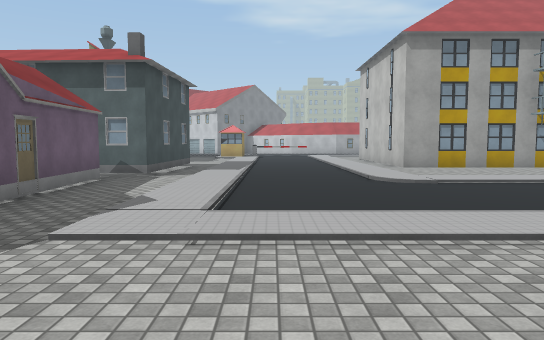
[1] (above)

24 first-person views from a walk through a Unity game level. The camera is 1.5 m above the floor, tilts 4° down and sees 70° across. The floor is counted in squares, 2 m on a side. Each view is taken from the middle of a square. On the plan, view 1 faces up. The plan holds only what a view shows up to about 12 squares ahead; the rest is blank. The place goes on beyond the plan. Some surface patterns are stand-ins.

[2]
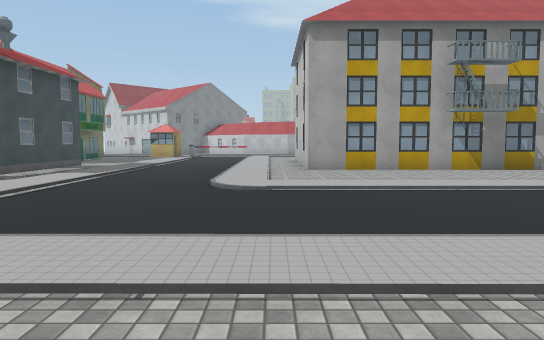

[3]
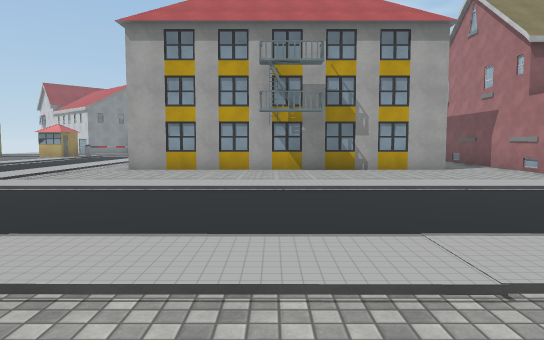

[4]
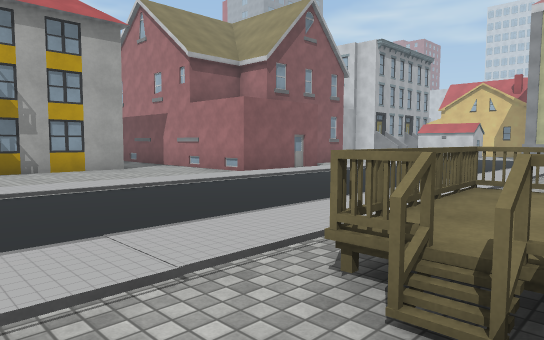

[5]
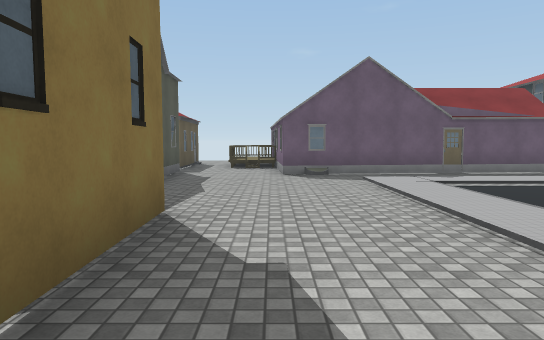

[6]
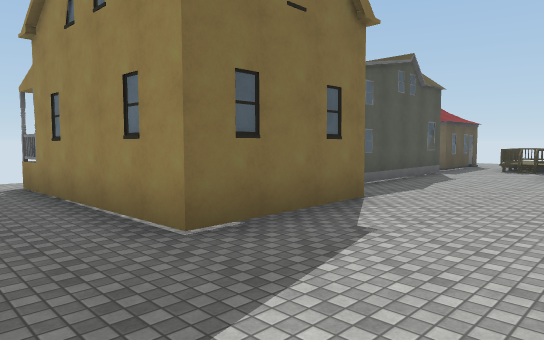

[7]
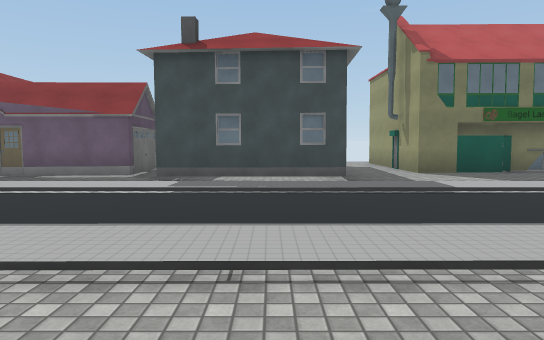

[8]
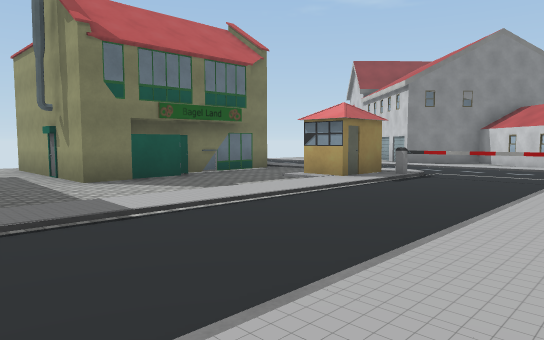

[9]
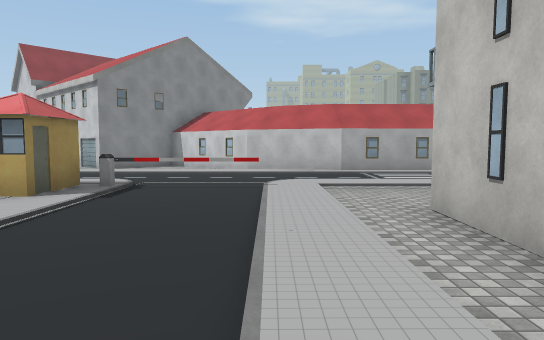

[10]
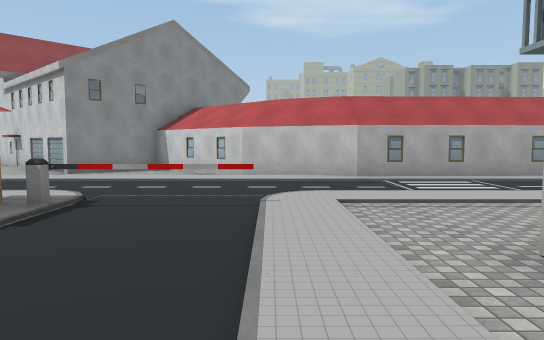

[11]
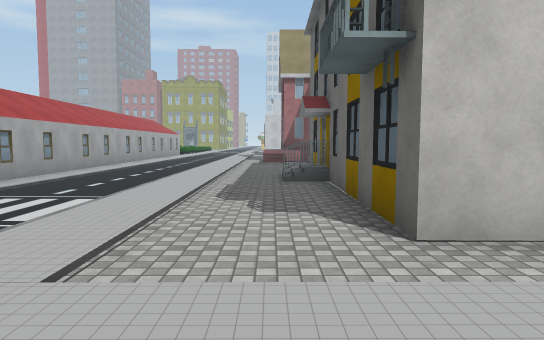

[12]
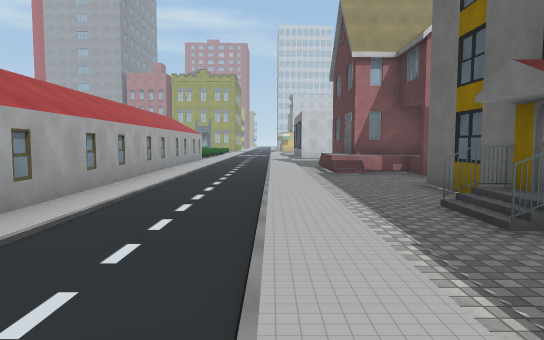

[13]
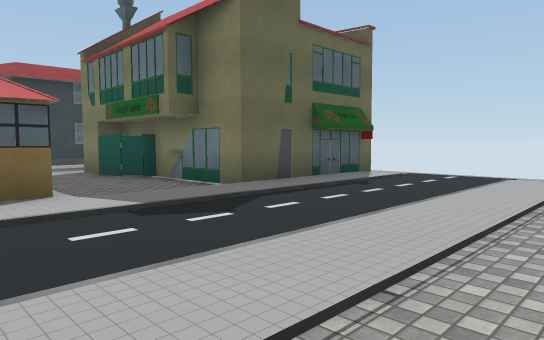

[14]
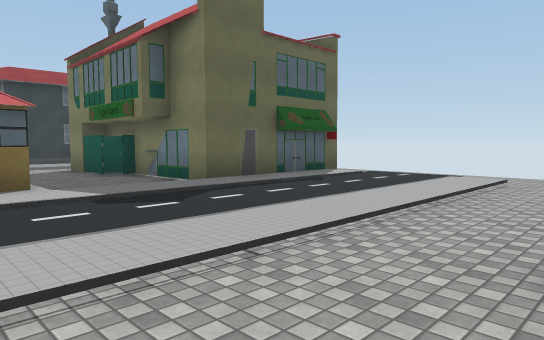

[15]
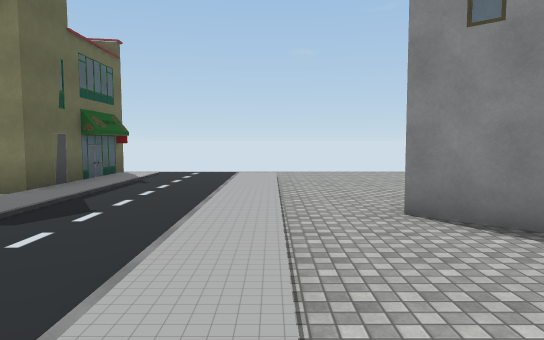

[16]
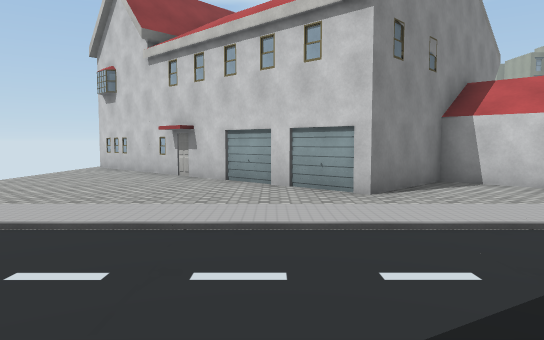

[17]
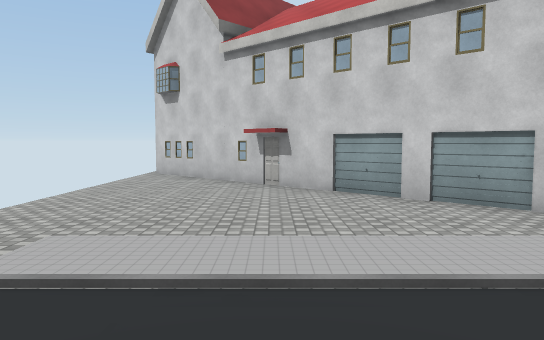

[18]
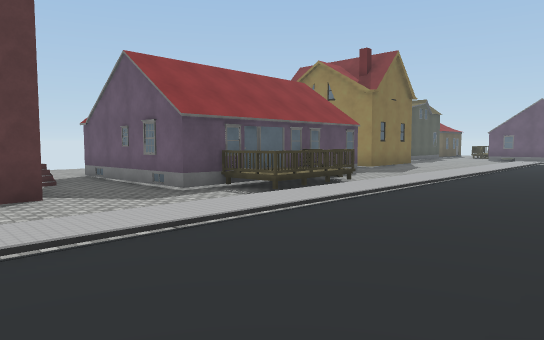

[19]
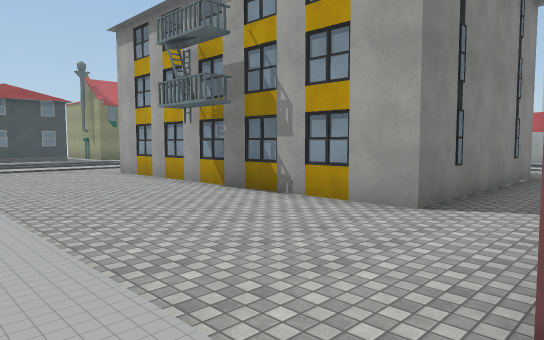

[20]
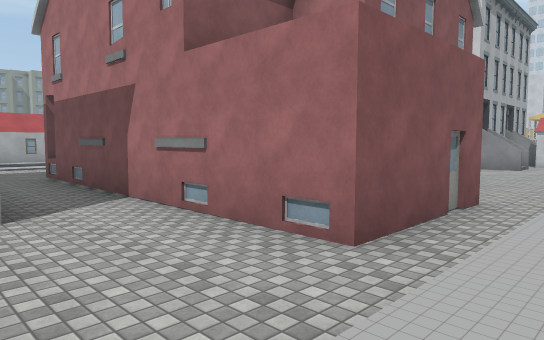

[21]
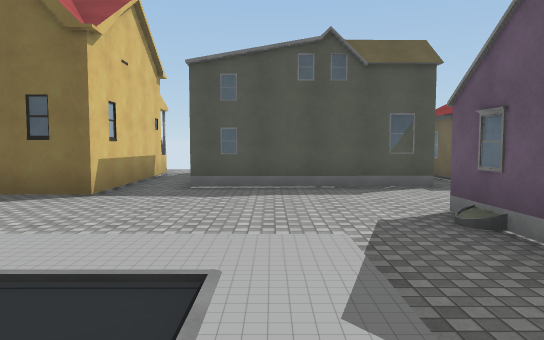

[22]
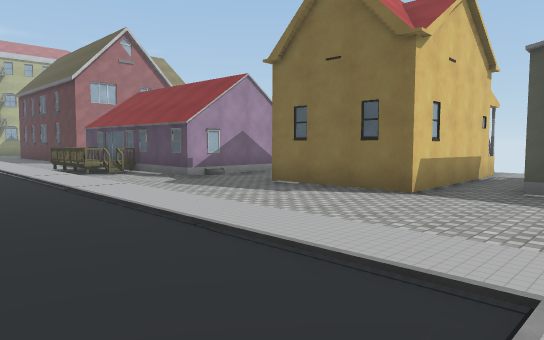

[23]
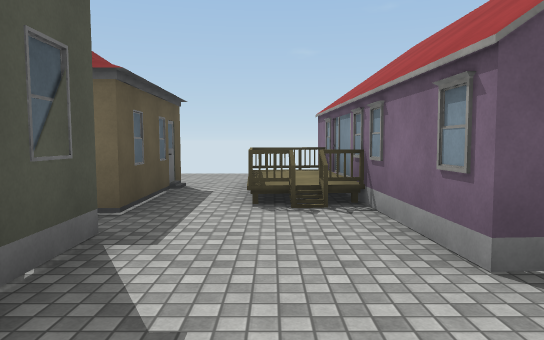

[24]
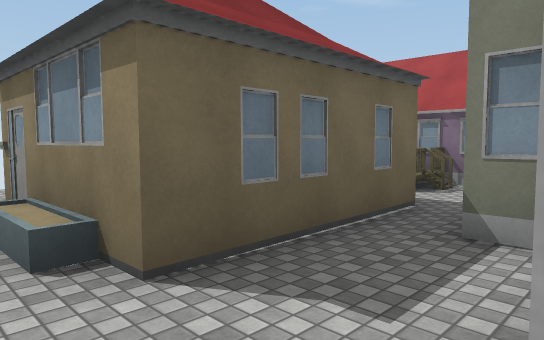

### Floor plan
Key: @ floor where view 1 was taken; # wall or solid block; . main floor; : floor 0.25 m higher than the main floor; / step, stairs or slope; B building; O other object.
Columns run from 10 left of view 1 to 17 right of it. Each row starts with its distance up from view 1.
 32 ##
 31 .##
 30 ..##
 29 ...##
 28 ....##  #
 27 .....######
 26 ......##..##
 25 ...........##
 24 .///////// //O#O#OO#OO#O##O#
 23 ./..........................
 22 ............................
 21 ./:::::::/../::::::::::::::
 20 .####// OOOO///////////////
 19     #...O:..//............
 18     ##../:..//#B#######...B#
 17      #...:..//#       ##.BB#
 16      #...:..//#        #.#
 15 .#####...:..//         #.#
 14 .........:../          #.#
 13     .....:..//#        #.#
 12      ###.:..//##########.#
 11        #.:..//...........#
 10 BB     #.:..//...........##
  9 B     ##.:..//...........B##
  8      ##..:../    ///////////
  7       #..:..////////////////
  6       #..:..................
  5       #..:..................
  4        ..:///////...........
  3        ../////// ::::
  2        /............BBB....
  1  #####..............#BB#...
  0   BBB.....@.####./     #..#
 -1 ............#  #..     #.B
 -2 ..######   .#  #..     #.
 -3      ##    .#  #.      #.
 -4      #.    .#  #.      ..
 -5   B###.# BB.B  B.      ..
 -6     .. .    .B

Positions as (right, up) in squares from view 1, and headings:
1: (0, 0), facing up
2: (3, 1), facing up
3: (8, 1), facing up
4: (8, 1), facing up-right
5: (6, 1), facing left
6: (7, 3), facing down-left
7: (5, 11), facing left
8: (3, 12), facing up-left
9: (2, 13), facing up
10: (2, 15), facing up
11: (1, 19), facing right
12: (5, 21), facing right
13: (-1, 25), facing down-left
14: (-1, 26), facing down-left
15: (1, 24), facing left
16: (-5, 20), facing up
17: (-7, 21), facing up
18: (17, 7), facing down-left
19: (15, 7), facing up-left
20: (12, 7), facing up-right
21: (-1, 6), facing down
22: (-1, 6), facing down-right
23: (-1, 0), facing left
24: (-3, -6), facing up-left
